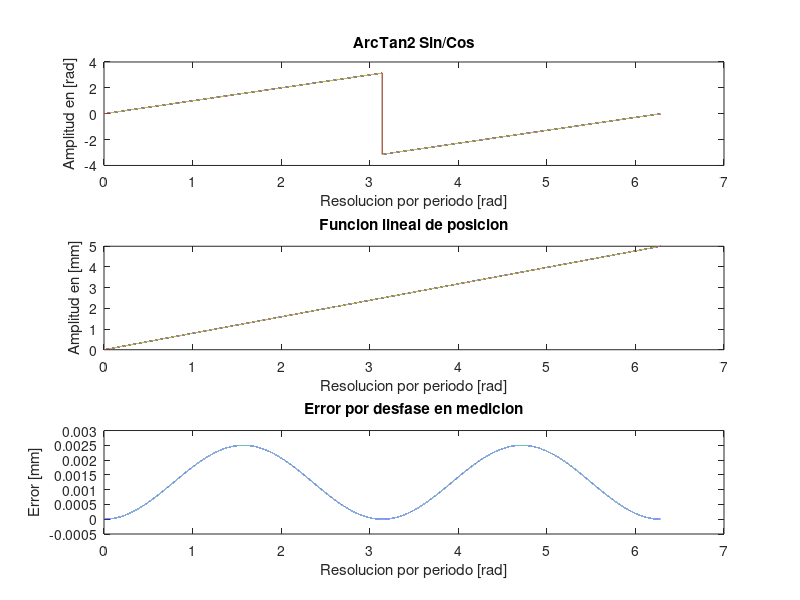

Write MATLAB code to recreate this figure.
function [  ] = error_cuadratura(  )
%UNTITLED4 Summary of this function goes here
%   Detailed explanation goes here
t=0:0.0001:2*pi();
error_fase=2*pi/2000;
A=2.32/2;
%error_ampltiud=0.16/2;
error_ampltiud=0;
arcotan=atan2(A*sin(t),A*cos(t));
arcotan_error=atan2(A*sin(t),(A+error_ampltiud)*cos(t-error_fase));

subplot(3,1,1);
plot(t,arcotan,t,arcotan_error);title('ArcTan2 Sin/Cos');
ylabel('Amplitud en [rad]'),xlabel('Resolucion por periodo [rad]');

arcotan=[arcotan(arcotan>=0),arcotan(arcotan<0)+2*pi()];
arcotan=5/(2*pi)*arcotan;

arcotan_error=[arcotan_error(arcotan_error>=0),arcotan_error(arcotan_error<0)+2*pi()];
arcotan_error=5/(2*pi)*arcotan_error;

subplot(3,1,2)
plot(t,arcotan,t,arcotan_error); title('Funcion lineal de posicion');
ylabel('Amplitud en [mm]'),xlabel('Resolucion por periodo [rad]');

subplot(3,1,3)
plot(t,arcotan-arcotan_error);title('Error por desfase en medicion');
ylabel('Error [mm]'),xlabel('Resolucion por periodo [rad]');



end

